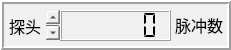
   <widget class="QFrame" name="frame_6">
    <property name="geometry">
     <rect>
      <x>250</x>
      <y>285</y>
      <width>231</width>
      <height>50</height>
     </rect>
    </property>
    <property name="styleSheet">
     <string notr="true">background-color: rgb(240, 240, 240);
alternate-background-color: rgb(255, 0, 0);</string>
    </property>
    <property name="frameShape">
     <enum>QFrame::Box</enum>
    </property>
    <property name="frameShadow">
     <enum>QFrame::Raised</enum>
    </property>
    <property name="lineWidth">
     <number>2</number>
    </property>
    <widget class="QLabel" name="label_43">
     <property name="geometry">
      <rect>
       <x>175</x>
       <y>10</y>
       <width>50</width>
       <height>31</height>
      </rect>
     </property>
     <property name="sizePolicy">
      <sizepolicy hsizetype="Fixed" vsizetype="Fixed">
       <horstretch>0</horstretch>
       <verstretch>0</verstretch>
      </sizepolicy>
     </property>
     <property name="font">
      <font>
       <family>Arial</family>
       <pointsize>12</pointsize>
       <weight>50</weight>
       <italic>false</italic>
       <bold>false</bold>
      </font>
     </property>
     <property name="styleSheet">
      <string notr="true">font: 12pt &quot;Arial&quot;;</string>
     </property>
     <property name="text">
      <string notr="true" extracomment="mL/min">&lt;html&gt;&lt;head/&gt;&lt;body&gt;&lt;p&gt;脉冲数&lt;/p&gt;&lt;/body&gt;&lt;/html&gt;</string>
     </property>
     <property name="textFormat">
      <enum>Qt::AutoText</enum>
     </property>
    </widget>
    <widget class="QLCDNumber" name="lcdNumber_22">
     <property name="geometry">
      <rect>
       <x>60</x>
       <y>10</y>
       <width>111</width>
       <height>31</height>
      </rect>
     </property>
     <property name="minimumSize">
      <size>
       <width>80</width>
       <height>25</height>
      </size>
     </property>
     <property name="font">
      <font>
       <family>Arial</family>
       <pointsize>12</pointsize>
       <weight>50</weight>
       <italic>false</italic>
       <bold>false</bold>
      </font>
     </property>
     <property name="styleSheet">
      <string notr="true">font: 12pt &quot;Arial&quot;;</string>
     </property>
     <property name="smallDecimalPoint">
      <bool>false</bool>
     </property>
     <property name="digitCount">
      <number>6</number>
     </property>
     <property name="segmentStyle">
      <enum>QLCDNumber::Flat</enum>
     </property>
    </widget>
    <widget class="QTextEdit" name="textEdit_4">
     <property name="geometry">
      <rect>
       <x>5</x>
       <y>10</y>
       <width>55</width>
       <height>30</height>
      </rect>
     </property>
     <property name="font">
      <font>
       <family>Arial</family>
       <pointsize>12</pointsize>
       <kerning>true</kerning>
      </font>
     </property>
     <property name="styleSheet">
      <string notr="true">background-color: rgb(240, 240, 240);
alternate-background-color: rgb(255, 0, 0);</string>
     </property>
     <property name="frameShape">
      <enum>QFrame::NoFrame</enum>
     </property>
     <property name="lineWidth">
      <number>0</number>
     </property>
     <property name="html">
      <string>&lt;!DOCTYPE HTML PUBLIC &quot;-//W3C//DTD HTML 4.0//EN&quot; &quot;http://www.w3.org/TR/REC-html40/strict.dtd&quot;&gt;
&lt;html&gt;&lt;head&gt;&lt;meta name=&quot;qrichtext&quot; content=&quot;1&quot; /&gt;&lt;style type=&quot;text/css&quot;&gt;
p, li { white-space: pre-wrap; }
&lt;/style&gt;&lt;/head&gt;&lt;body style=&quot; font-family:'Arial'; font-size:12pt; font-weight:400; font-style:normal;&quot;&gt;
&lt;p style=&quot; margin-top:0px; margin-bottom:0px; margin-left:0px; margin-right:0px; -qt-block-indent:0; text-indent:0px;&quot;&gt;探头4&lt;/p&gt;&lt;/body&gt;&lt;/html&gt;</string>
     </property>
     <property name="acceptRichText">
      <bool>false</bool>
     </property>
    </widget>
   </widget>
